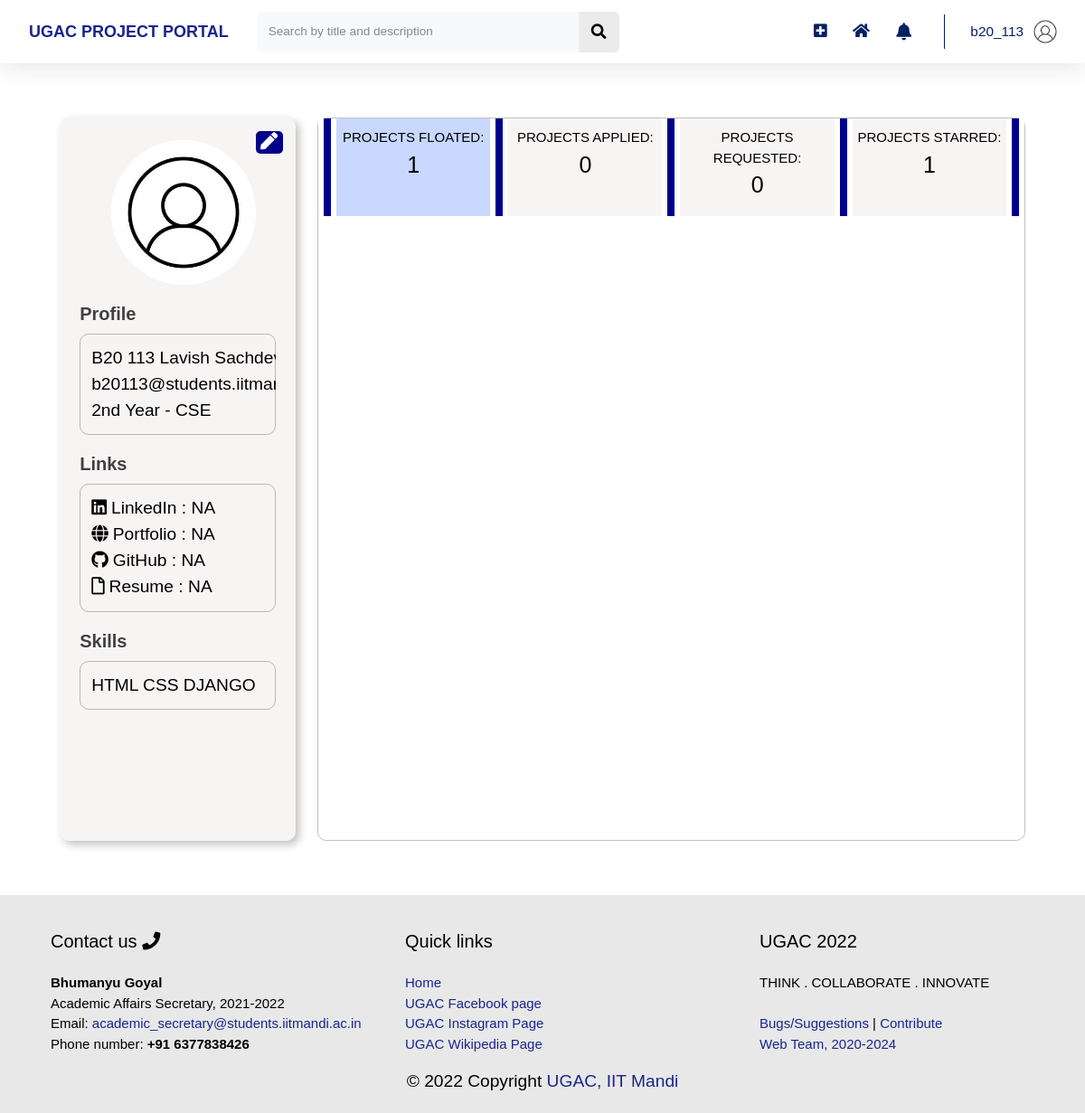
The page /profile/10 (signed in) on the database its author committed.
### users/models.py (models this page shows, shortened)
class Profile(models.Model):
    user = models.OneToOneField(User, on_delete=models.CASCADE)
    image = models.ImageField(default = 'default.jpg', upload_to='profile_pics', blank=True, validators=[FileExtensionValidator(allowed_extensions=['png', 'jpg', 'jpeg'])])
    profile_type = models.CharField(max_length=30, choices = YEAR_CHOICES)
    area_of_interest = models.CharField(max_length=100)
    school = models.CharField(max_length=100, choices=SCHOOL_CHOICES)
    rollno = models.CharField(max_length=10)
    year = models.CharField(max_length=30, choices = YEAR_CHOICES)
    branch = models.CharField(max_length=30, choices = BRANCH_CHOICES)
    techskills = models.ManyToManyField(Tag, related_name='techskills')
    starred_projects = models.ManyToManyField(Project, related_name='starred_projects', blank = True)
    liked_projects = models.ManyToManyField(Project, related_name='liked_projects', blank = True)
    cv = models.FileField(upload_to='resumes',validators=[FileExtensionValidator(allowed_extensions=['pdf'])])
    linked_in_link = models.CharField(blank=True, max_length=100)
    portfolio_link = models.CharField(blank=True, max_length=100)
    github_link = models.CharField(blank=True, max_length=100)

### home/models.py (models this page shows)
class Tag(models.Model):
    Title = models.CharField(max_length=20)
    def __str__(self):
        return f"{self.Title}"

### home/decorators.py (the view)
    def wrap(request, *args, **kwargs):
        if check_user_profile(request.user):
            messages.error(request, 'Please complete your profile first.')
            return redirect(f'/profile/edit?firstLogin=True')
        else:
            return function(request, *args, **kwargs)

### users/templates/users/profile.html (shortened to what this page needs)
{% extends 'home/main.html' %} {% load static %}
{% block customStylesheets %}
<link rel="stylesheet" type="text/css" href="{% static 'users/profile.css' %}">
{% endblock customStylesheets %}
{% block content %}
<div id="profile" class="horizontal-center">
  <div id="leftColumn">
    {% if user_is_author %}
    <div id="editButton" class="vertical-center">
      <div class="horizontal-center">
        <a style="color: white;" href="/profile/edit"><i class="fas fa-pen"></i> </a>
      </div>
    </div>
    {% endif %}
    <img class="profileImage" src="{{ profile_user.profile.image.url }}" alt="">
    <div class="leftColumnCard horizontal-center">
      <div class="cardTitle">
        Profile
      </div>
      <div class="cardDetails vertical-center">
        <div>
          {{ profile_user.first_name }} {{ profile_user.last_name }}
          <br>
          {{ profile_user.email }}
          <br>
          {% if profile_user.profile.profile_type == 'Student' %}
            {{ profile_user.profile.year }} Year - {{ profile_user.profile.branch }}
          {% else %}
            School - {{ profile_user.profile.school }}
            <br>
            Area of Interest - {{ profile_user.profile.area_of_interest }}
          {% endif %}
        </div>
      </div>
    </div>
    <div class="leftColumnCard horizontal-center">
      <div class="cardTitle">
        Links
      </div>
      <div class="cardDetails vertical-center">
        <div>
          <i class="fab fa-linkedin" style="margin-right: 5px;"></i>LinkedIn :
          {% if profile_user.profile.linked_in_link|length > 0%}
          <a href={{profile_user.profile.linked_in_link}} target="_blank">{{profile_user.profile.linked_in_link}}</a>
          {% else %}
          NA
          {% endif %}
          <br>
          <i class="fas fa-globe" style="margin-right: 5px;"></i>Portfolio :
          {% if profile_user.profile.portfolio_link|length > 0%}
          <a href={{profile_user.profile.portfolio_link}} target="_blank">{{profile_user.profile.portfolio_link}}</a>
          {% else %}
          NA
          {% endif %}
          <br>
          <i class="fab fa-github" style="margin-right: 5px;"></i>GitHub :
          {% if profile_user.profile.github_link|length > 0%}
          <a href={{profile_user.profile.github_link}} target="_blank">{{profile_user.profile.github_link}}</a>
          {% else %}
          NA
          {% endif %}
          <br>
          <i class="far fa-file" style="margin-right: 5px;"></i>Resume :
          {% if profile_user.profile.cv|length > 0%}
          <a href="{{profile_user.profile.cv.url}}" target="_blank">
            Click Here
          </a>
          {% else %}
          NA
          {% endif %}
          <br>
        </div>
      </div>
    </div>
    <div class="leftColumnCard horizontal-center">
      <div class="cardTitle">
        Skills
      </div>
      <div class="cardDetails vertical-center">
        <div>
          {% for skill in profile_user.profile.techskills.all %}
          {{ skill }}
          {% endfor %}
        </div>
      </div>
    </div>
  </div>
  <div id="rightColumn">
    <div id="profileProjects">
      <div id="projectButtons">
        <div class="vertical-line">
          <div class="line"></div>
        </div>
        <div class="projectButton buttonSelected" id='projects0button' onclick="toggleVisibility('projects0')">
          <div class="projectButtonTitle">
            PROJECTS FLOATED:
          </div>
          <div class="projectsNumbers">
            {{ projects_id.0|length }}
          </div>
        </div>
        <div class="vertical-line">
          <div class="line"></div>
        </div>
        {% if profile_user.profile.profile_type == 'Student' %}
          <div class="projectButton" id='projects1button' onclick="toggleVisibility('projects1')">
            <div class="projectButtonTitle">
              PROJECTS APPLIED:
            </div>
            <div class="projectsNumbers">
              {{ projects_id.2|length }}
            </div>
          </div>
          <div class="vertical-line">
            <div class="line"></div>
          </div>
        {% endif %}
        <div class="projectButton" id='projects2button' onclick="toggleVisibility('projects2')">
          <div class="projectButtonTitle">
            PROJECTS REQUESTED:
          </div>
          <div class="projectsNumbers">
            {{ projects_id.3|length }}
          </div>
        </div>
        <div class="vertical-line">
          <div class="line"></div>
        </div>
        {% if user_is_author %}
        <div class="projectButton" id='projects3button' onclick="toggleVisibility('projects3')">
          <div class="projectButtonTitle">
            PROJECTS STARRED:
          </div>
          <div class="projectsNumbers">
            {{ projects_id.4|length }}
          </div>
        </div>
        <div class="vertical-line">
          <div class="line"></div>
        </div>
        {% endif %}
      </div>
    </div>
  </div>
</div>
</div>
{% endblock content %}

### home/templates/home/base.html (shortened to what this page needs)
{% load static %}
<!DOCTYPE html>
<html lang="en">
    <head>
        {% block stylesheets %}
        <link rel="stylesheet" type="text/css" href="{% static 'home/style.css' %}">
        <link rel="stylesheet" type="text/css" href="{% static 'home/cards.css' %}">
        <link rel="stylesheet" type="text/css" href="{% static 'home/footer.css' %}">
        {% endblock stylesheets %}
        {% block customStylesheets %}{% endblock customStylesheets %}
        <link rel="stylesheet" href="https://pro.fontawesome.com/releases/v5.10.0/css/all.css" />
    </head>
    {% block mainBlock %}
    <body id="page-top">
        <div id="wrapper">
            <div id="content-wrapper" class="d-flex flex-column">
                <div id="content" style="background: white;">
                    <nav class="navbar navbar-expand navbar-light bg-white topbar mb-4 static-top shadow">
                        <div class="sidebar-brand-text mx-3" style="color: #022160; font-size: large; font-weight: bold"> <a href="/home">UGAC PROJECT PORTAL</a></div>
                        <form method="POST" action="{{request.get_full_path}}" class="d-none d-sm-inline-block form-inline mr-auto ml-md-3 my-2 my-md-0 mw-100 navbar-search">
                            <div class="input-group">
                                <input type="text" class="form-control bg-light border-0 small" placeholder="Search by title and description" aria-label="Search" aria-describedby="basic-addon2" name="search">
                                <div class="input-group-append">
                                    <button class="btn btn-primary" type="submit">
                                        <i class="fas fa-search fa-sm"></i>
                                    </button>
                                </div>
                            </div>
                        </form>
                        <ul class="navbar-nav ml-auto">
                            <div class="notif-tooltip">
                                <a class="nav-link" href="/project/new">
                                    <i class="fas fa-plus-square fa-sm fa-fw mr-2 text-gray-400" style="margin-top: 18px;"></i>
                                </a>
                            </div>
                            <div class="notif-tooltip">
                                <a class="nav-link" href="{% url 'home' %}" role="button" style="margin-top: 11px;">
                                    <i class="fas fa-home fa-fw fa-sm mr-2 text-gray-400"></i>
                                </a>
                            </div>
                            <li class="nav-item dropdown no-arrow mx-1">
                                <a class="nav-link dropdown-toggle notif-tooltip" id="alertsDropdown" role="button" data-toggle="dropdown" aria-haspopup="true" aria-expanded="false" style="padding: 8px; width: 41.5px;">
                                    <i class="fas fa-bell fa-fw" style="margin-right: 8px;"></i>
                                </a>
                            </li>
                            <li class="nav-item dropdown no-arrow">
                                <a class="nav-link dropdown-toggle" id="userDropdown" role="button" data-toggle="dropdown" aria-haspopup="true" aria-expanded="false">
                                    <span class="mr-2 d-none d-lg-inline text-gray-600 small">{{user.username}}</span>
                                    <img class="img-profile rounded-circle" src="{{user.profile.image.url}}">
                                </a>
                            </li>
                        </ul>
                    </nav>
                    <div class="container-fluid">
                        {% block content %}{% endblock content %}
                    </div>
                </div>
            </div>
         <div id="footer">
            <div class="footer_cards">
                <div class="footer_card">
                    <div class="footer_card_Title">
                        Contact us <i class="fa fa-phone" aria-hidden="true"></i>
                    </div>
                    <div class="footer_card_Details">
                        <b>Bhumanyu Goyal</b>
                        <br>
                        Academic Affairs Secretary, 2021-2022
                        <br>
                        Email: <a href="mailto:academic_secretary@students.iitmandi.ac.in" target="_blank">academic_secretary@students.iitmandi.ac.in</a>
                        <br>
                        Phone number: <b>+91 6377838426</b>
                    </div>
                </div>
                <div class="footer_card">
                    <div class="footer_card_Title">
                        Quick links
                    </div>
                    <div class="footer_card_Details">
                        <a href="">Home</a>
                        <br>
                        <a href="https://www.facebook.com/iitmandi.acadcouncil/" target="_blank">UGAC Facebook page</a>
                        <br>
                        <a href="https://www.instagram.com/iitmandi.acadcouncil/?hl=en" target="_blank">UGAC Instagram Page</a>
                        <br>
                        <a href="https://wiki.iitmandi.co.in/p/UG_Academic_Council" target="_blank">UGAC Wikipedia Page</a>
                    </div>
                </div>
                <div class="footer_card">
                    <div class="footer_card_Title">
                        UGAC <script>document.write(new Date().getFullYear())</script>
                    </div>
                    <div class="footer_card_Details">
                        THINK . COLLABORATE . INNOVATE
                        <br>
                        <br>
                        <a href="https://github.com/naveensaigit/project_portal/issues/new" target="_blank">Bugs/Suggestions</a> |
                        <a href="mailto:academic_secretary@students.iitmandi.ac.in?subject=Request%20to%20contribute%20to%20the%20Project%20Portal&body=Hi,%20I%20would%20like%20to%20contribute%20to%20the%20maintenance%20and%20improvement%20of%20the%20Project%20Portal.%20I%20am%20excited%20to%20work%20as%20a%20*frontend/backend%20developer*%20and%20become%20a%20member%20of%20the%20development%20team.%20The%20following%20information%20shall%20be%20useful%20in%20evaluating%20my%20skills%20and%20considering%20me%20as%20a%20contributor%20My%20motivation%20to%20contribute%20to%20the%20UGAC%20Project%20Portal%20is%20*enter%20your%20reason%20here*.My%20past%20experience%20is%20as%20follows-%20*Links%20of%20relevant%20GitHub%20repositories%20here*My%20Resume%20is%20attached%20herewith%20*Attach%20your%20resume%20with%20this%20email*I%20can%20spend%20*mention%20the%20number%20of%20hours%20you%20can%20spend%20on%20project%20portal%20work%20in%20a%20week*%20in%20a%20week.Thanks%20and%20Regards*Your%20Name**Your%20Roll%20Number*PS:%20Enter%20the%20relevant%20information%20in%20**%20and%20delete%20the%20comments%20before%20sending%20the%20email." target="_blank">Contribute</a>
                        <br><a href="/team" style="align-content: center;" target="_blank">Web Team, 2020-2024</a>
                    </div>
                    </div>
                </div>
            </div>
            <div id="CopyrightAndTeam">
                <div class="vertical-center">
                    <div class="copyright horizontal-center">
                        &copy; <script>document.write(new Date().getFullYear())</script> Copyright <a href="https://wiki.iitmandi.co.in/p/UG_Academic_Council" target="_blank">UGAC, IIT Mandi</a>
                    </div>
                </div>
            </div>
    </body>
    {% endblock mainBlock %}
</html>

### rows shown on the page
Tag: Title "HTML"
Tag: Title "CSS"
Tag: Title "DJANGO"

### other values the page prints
{{ user.username }} "b20_113"
{{ profile_user.first_name }} "B20 113"
{{ profile_user.last_name }} "Lavish…"
{{ profile_user.profile.year }} "2nd"
{{ profile_user.profile.branch }} "CSE"
{{ projects_id.0|length }} "1"
{{ projects_id.2|length }} "0"
{{ projects_id.3|length }} "0"
{{ projects_id.4|length }} "1"
